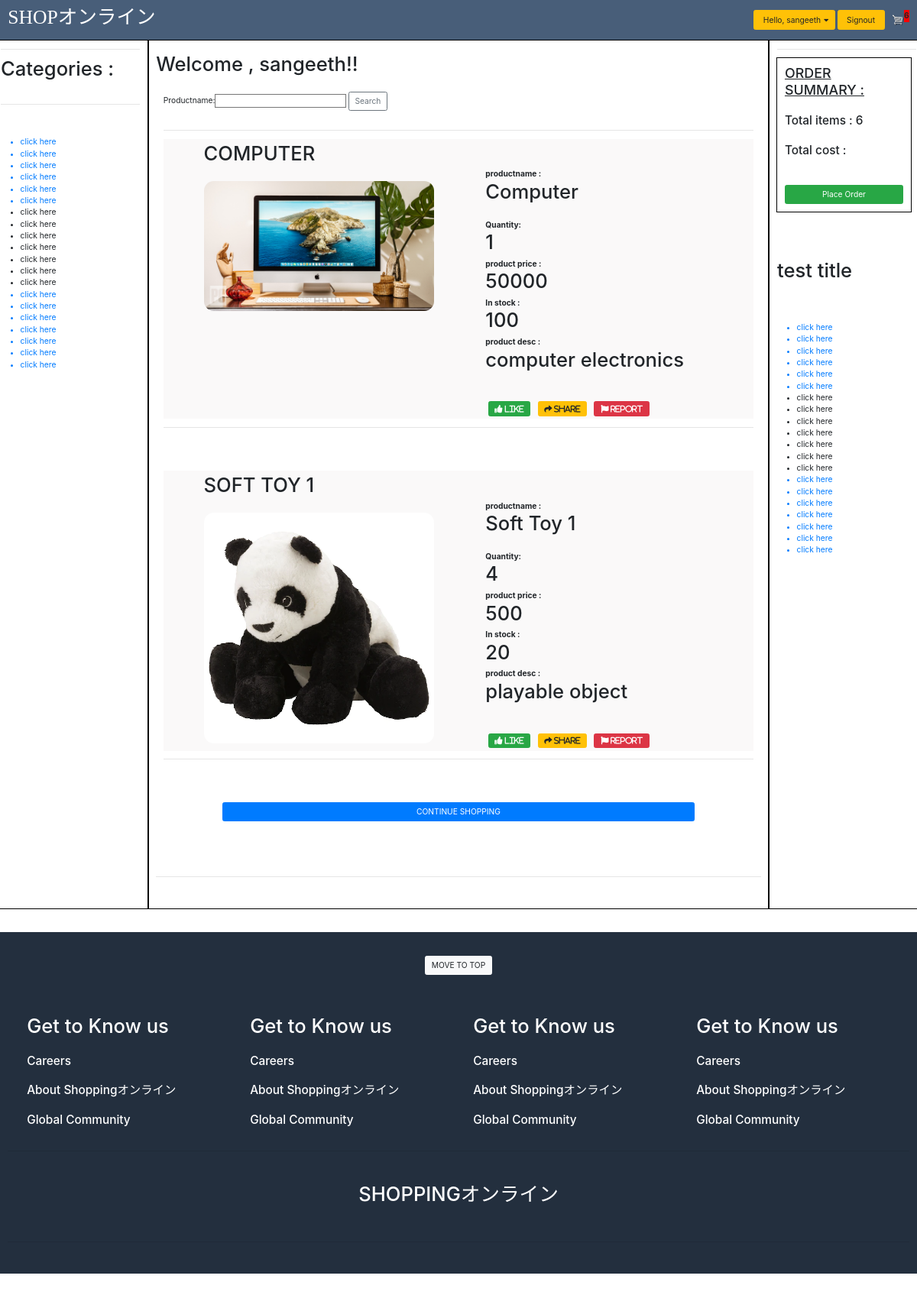
The page /orders/orderdetails/3 (signed in) on the database its author committed.
### structure/models.py (models this page shows, shortened)
class orderdetails(models.Model):
    DEFAULT_USER_ID = 1
    orderdetailid = models.AutoField(primary_key=True)
    orderdetailnumber = models.IntegerField(blank=True)
    customer = models.ForeignKey(User , on_delete=models.CASCADE , default=DEFAULT_USER_ID)
    order = models.ForeignKey(orders , on_delete=models.CASCADE , blank=True , null = True)
    product = models.ForeignKey(products , on_delete=models.CASCADE)
    price = models.IntegerField()
    quantity = models.IntegerField(validators=[MinValueValidator(1)])
    discount = models.IntegerField(blank=True , default=0)
    date = models.DateTimeField(auto_now=True)

class products(models.Model):
    productid = models.AutoField(primary_key=True)
    productname = models.CharField(max_length=30)
    productdescription = models.CharField(max_length=50, blank=True)
    supplier = models.ForeignKey(suppliers, on_delete=models.CASCADE)
    category = models.ForeignKey(categories , on_delete= models.CASCADE)
    unit_price = models.IntegerField()
    discount = models.IntegerField(blank=True, default=0)
    instock = models.IntegerField(blank=True)
    available = models.BooleanField(default=True)
    currentorders = models.CharField(max_length=100 , blank=True)
    rank = models.IntegerField(blank=True , default=0)
    picture = models.ImageField(default = 'default.png' , upload_to = "product_pictures" , blank = True)
    likes = models.IntegerField(default=0 , blank=True)
    dislikes = models.IntegerField(default=0 , blank=True)
    created_at = models.DateTimeField(null=True , auto_now_add=True)

### orders/views.py (the view)
# urls.py: path('orderdetails/<pk>', views.orderdetail , name = "orderdetail"),
def orderdetail(request, pk):
    print('order details ...')
    form = searchproductform()
    cart_count = orderdetails.objects.filter(customer = request.user).count()
    myorders = orderdetails.objects.all().filter(order__orderid = pk)
    context = {
        'form' : form ,
        'cart_count' : cart_count,
        'myorders' : myorders
    }
    return render(request, 'orders/myorderdetails.html' , context)

### homepage/forms.py
class searchproductform(ModelForm):
    def __init__(self, *args, **kwargs):
        super(searchproductform, self).__init__(*args, **kwargs)
        self.fields['productname'].required = False
    class Meta:
        model = products
        fields = ['productname']

### templates/orders/myorderdetails.html (shortened to what this page needs)
<!DOCTYPE html>
{% extends "base.html" %}
{% load static %}
{% load bootstrap_tags %}
{% block leftnav %}
    <div class="right-nav">
        <hr>
        <h1> Categories : </h1><br>
        <hr>
        <br><br>
        <ul>
            <a href="#"><li>click here</li></a>
            <a href="#"><li>click here</li></a>
            <a href="#"><li>click here</li></a>
            <a href="#"><li>click here</li></a>
            <a href="#"><li>click here</li></a>
            <a href="#"><li>click here</li></a>
            <li>click here</li>
            <li>click here</li>
            <li>click here</li>
            <li>click here</li>
            <li>click here</li>
            <li>click here</li>
            <li>click here</li>
            <a href="#"><li>click here</li></a>
            <a href="#"><li>click here</li></a>
            <a href="#"><li>click here</li></a>
            <a href="#"><li>click here</li></a>
            <a href="#"><li>click here</li></a>
            <a href="#"><li>click here</li></a>
            <a href="#"><li>click here</li></a>
        </ul>
    </div>
{% endblock %}
{% block rightnav %}
    <div class="right-nav">
        <hr>
        <div style="border: 2px solid black; padding:15px; margin: 0px 0px 0px 0px; margin-right: 10px; margin-left: -1px;">
            <h3> <u> ORDER SUMMARY : </u> </h3>
            <br>
            <h4>Total items : {{cart_count}}</h4> <br>
            <h4>Total cost : {{totalcost}}</h4><br><br>
            <button class="btn btn-success" style="width: 100%;">Place Order</button>
        </div>
        <br><br><br><br>
        <h1>test title</h1>
        <br><br><br>
        <ul>
            <a href=""><li>click here</li></a>
            <a href=""><li>click here</li></a>
            <a href=""><li>click here</li></a>
            <a href=""><li>click here</li></a>
            <a href=""><li>click here</li></a>
            <a href=""><li>click here</li></a>
            <li>click here</li>
            <li>click here</li>
            <li>click here</li>
            <li>click here</li>
            <li>click here</li>
            <li>click here</li>
            <li>click here</li>
            <a href=""><li>click here</li></a>
            <a href=""><li>click here</li></a>
            <a href=""><li>click here</li></a>
            <a href=""><li>click here</li></a>
            <a href=""><li>click here</li></a>
            <a href=""><li>click here</li></a>
            <a href=""><li>click here</li></a>
        </ul>
    </div>
{% endblock %}
{% block body %}
        <br>
        <h1 id="top-section" style="align-items: center;"> Welcome , {{user.username}}!!</h1>
        <br>
        <form action = " {% url 'homepage:home' %}" enctype="multipart/form-data" method="POST">
            <div class="container sign-form">
                {{ form|as_bootstrap  }}
                <input type="submit" class = 'btn btn-outline-secondary' name="submit" value="Search">
            </div>
        </form>
        <br>
        <div class="container" >
            <hr>
            {% for orderdetailspdt in myorders %}
                <div class="container" style="overflow: hidden; background: #faf9f9;">
                    <div class="row">
                        <div class="col-lg-7">
                            <h1 style=" text-align: left; margin-left: 10%; margin-top: 1%; text-transform: uppercase;">{{orderdetailspdt.product.productname}}</h1><br>
                            <img class="product-display" src="{{ orderdetailspdt.product.picture.url }}" alt="error" style="width:70%; margin: 0% 0% 0% 10%;">
                        </div>
                        <div class="col-lg-5" style="text-align: left; margin: 5% 0% 0% -5%;">
                            <b>productname :</b> <h1 style="text-transform: capitalize;">{{orderdetailspdt.product.productname}}</h1>
                            <br>
                            <b>Quantity:</b> <h1>{{orderdetailspdt.quantity}}</h1>
                            <b>product price :</b> <h1>{{orderdetailspdt.product.unit_price}}</h1>
                            <b>In stock :</b> <h1>{{orderdetailspdt.product.instock}}</h1>
                            <b>product desc :</b> <h1>{{orderdetailspdt.product.productdescription}}</h1>
                            <br><br>
                            <span>
                                <button class="fa fa-thumbs-up btn btn-success" style="margin : 5px;"> LIKE </button>
                                <button class="fas fa-share btn btn-warning" style="margin : 5px;"> Share </button>
                                <button class="fas fa-flag btn btn-danger" style="margin : 5px;"> REPORT </button>
                            </span>
                        </div>
                    </div>
                </div>
                <hr><br><br><br>
                {% endfor %}
                <a href="{% url 'homepage:home' %}"><button class="btn btn-primary" style="width: 80%; margin: 0 10%;"> CONTINUE SHOPPING </button><br><br></a>
                <br>
                <br>
            <br>
            </div>
            <hr>
            <br><br>
{% endblock %}

### templates/base.html (shortened to what this page needs)
<!DOCTYPE html>
{% load static %}
<html>
<head>
    <link rel="stylesheet" href="https://stackpath.bootstrapcdn.com/bootstrap/4.4.1/css/bootstrap.min.css">
    <link rel="stylesheet" type="text/css" href="{% static 'css/base.css' %}">
    <link rel="stylesheet" href="https://use.fontawesome.com/releases/v5.12.1/css/all.css">
</head>
<body>
        <nav class="navbar navbar-expand-lg" style="background-color: #485e79;">
        <a class="navbar-brand" href="{% url 'homepage:home' %}"> <h1 style="font-family: comicsans; color: white;" >SHOPオンライン</h1></a>
        <div class="collapse navbar-collapse" id="navbarSupportedContent">
            <ul class="navbar-nav mr-auto">
                <li class="nav-item active">
                    <a class="nav-link" href="#"> <span class="sr-only">(current)</span></a>
                </li>
            </ul>
            <div class="form-inline my-2 my-lg-0">
                {% if user.is_authenticated %}
                    <div class="dropdown">
                        <a href="#" class="btn btn-warning" style="margin: 4px;"><button class = "button btn-warning dropbtn" style="border: none;"> Hello, {{user.username}}</button><i class="fa fa-caret-down"></i></a>
                    </div>
                    <a href="{% url 'registration:signout' %}" class="btn btn-warning"> <button class = "button btn-warning" style="border: none;" onclick="return confirm('are you sure ?') "> Signout </button></a>
                {% else %}
                    <a href="{% url 'registration:signin' %}" style="margin: 4px;" class="btn btn-warning">Signin</a>
                    <a href="{% url 'registration:signup' %}" class="btn btn-warning">Signup</a>
                {% endif %}
                <a href="{% url 'cart:home' %}">
                    <img id="cart-icon" src="{% static 'img/cart.png' %}">
                </a>
                <p id="cart-total" style="background-color: red; ">{{cart_count}}</p>
            </div>
        </div>
    </nav>
    <div class="row">
        <div class="col-md-2" style="border: 2px solid black; min-height: 1550px;">
            {% block leftnav %}
            {% endblock leftnav %}
        </div>
        <div class="col-md-8" style="border: 2px solid black;  min-height: 1350px;">
            {% block body %}
            {% endblock body %}
        </div>
        <div class="col-md-2" style="border: 2px solid black;  min-height: 1350px;">
            {% block rightnav %}
            {% endblock rightnav %}
        </div>
    </div>
    <br><br>
            <div style="background-color: #232F3E; height: 100%;">
                {% include 'landing/end.html' %}
            </div>
</body>
</html>

### static/css/base.css (style rules this page uses)
html, body { zoom: 80%; max-width: 100%; overflow-x: hidden; }
#cart-total { text-decoration: none; cursor: pointer; font-weight: bold; }
#cart-icon { width: 25px; display: inline-block; margin-left: 15px; }
.container { max-width: 100%; overflow:auto; }
.product-display { border-radius: 20px; }
fieldset, label { margin: 0; padding: 0; }

### rows shown on the page
orderdetails: product.productname "COMPUTER", product.picture (picture), product.productname "Computer", quantity "1", product.unit_price "50000", product.instock "100", product.productdescription "computer electronics"
orderdetails: product.productname "SOFT TOY 1", product.picture (picture), product.productname "Soft Toy 1", quantity "4", product.unit_price "500", product.instock "20", product.productdescription "playable object"

### other values the page prints
{{ user.username }} "sangeeth"
{{ cart_count }} "6"
